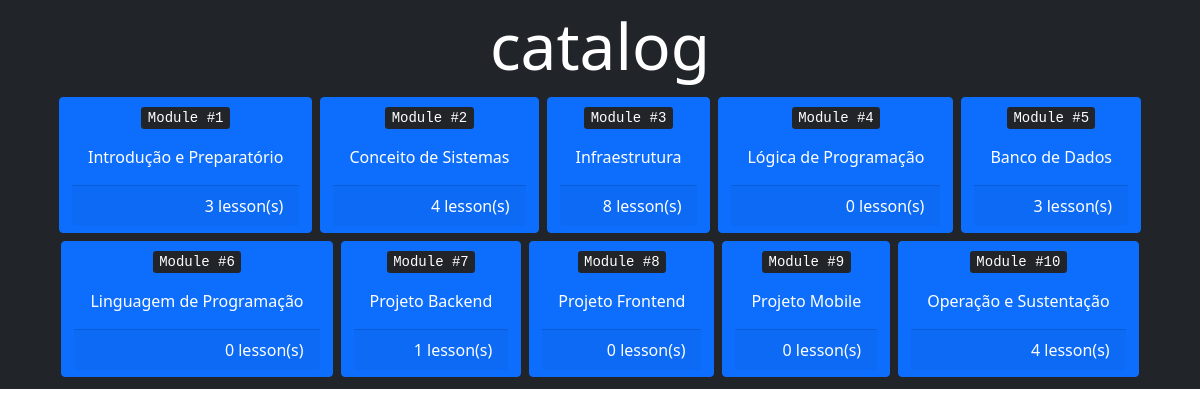
The page / on the database its author committed.
### modules/models.py (models this page shows, shortened)
class Module(models.Model):
    name = models.CharField(max_length=64)

### modules/views.py (the view)
# urls.py: path("", views.index, name="index"),
def index(request):
    return render(request, "modules/index.html", {
        "modules": Module.objects.all().order_by("id")
    })

### modules/templates/modules/index.html (shortened to what this page needs)
{% extends "modules/layout.html" %}
{% block body %}
<div class="jumbotron bg-dark p-2">
  <h3 class="display-3 text-center text-white">catalog</h3>
  <div class="d-flex flex-wrap justify-content-center">
    {% for module in modules %}
    <div class="card bg-dark border-0">
      <card class="btn btn-primary m-1" data-section="{{ module.id }}">
        <kbd>Module #{{ module.id }}</kbd>
        <div class="card-body">
          {{ module.name }}
        </div>
        <div class="card-footer text-end bg-muted">
          {{ module.lessons.all | length }} lesson(s)
        </div>
      </card>
    </div>
    {% endfor %}
  </div>
</div>
{% endblock %}

### modules/templates/modules/layout.html (style rules this page uses)
html { overflow-y:scroll; }

### rows shown on the page
Module: id "1", name "Introdução e Preparatório", lessons.all|length "3"
Module: id "2", name "Conceito de Sistemas", lessons.all|length "4"
Module: id "3", name "Infraestrutura", lessons.all|length "8"
Module: id "4", name "Lógica de Programação", lessons.all|length "0"
Module: id "5", name "Banco de Dados", lessons.all|length "3"
Module: id "6", name "Linguagem de Programação", lessons.all|length "0"
Module: id "7", name "Projeto Backend", lessons.all|length "1"
Module: id "8", name "Projeto Frontend", lessons.all|length "0"
Module: id "9", name "Projeto Mobile", lessons.all|length "0"
Module: id "10", name "Operação e Sustentação", lessons.all|length "4"
